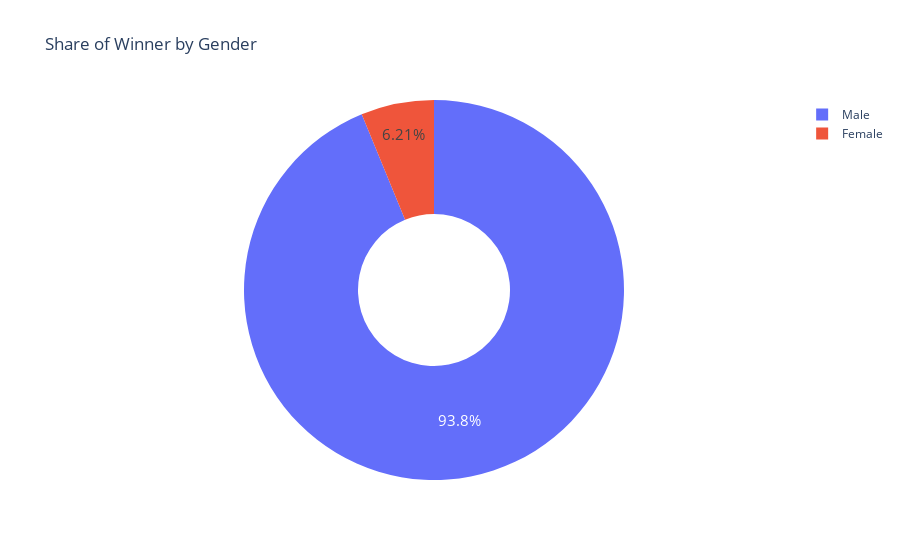

Here is the notebook cell this chart was saved with:
### Markdown cell above
**Challenge**: Create a [donut chart using plotly](https://plotly.com/python/pie-charts/) which shows how many prizes went to men compared to how many prizes went to women. What percentage of all the prizes went to women?

### Code cell
gender = df['sex'].value_counts()
fig = px.pie(labels=gender.index,
             values=gender.values,
             title='Share of Winner by Gender',
             names=gender.index,
             hole=0.4)

fig.update_traces(textposition='inside', textfont_size=15, textinfo='percent')

### Figure 1 — Plotly figure (JSON) as saved in the notebook; plotly's stock layout.template omitted (floating-point values rounded to 4 significant figures)
{"data": [{"domain": {"x": [0.0, 1.0], "y": [0.0, 1.0]}, "hole": 0.4, "hovertemplate": "label=%{label}<br>value=%{value}<extra></extra>", "labels": ["Male", "Female"], "legendgroup": "", "name": "", "showlegend": true, "values": [876, 58], "type": "pie", "textfont": {"size": 15}, "textinfo": "percent", "textposition": "inside"}], "layout": {"legend": {"tracegroupgap": 0}, "title": {"text": "Share of Winner by Gender"}}}
